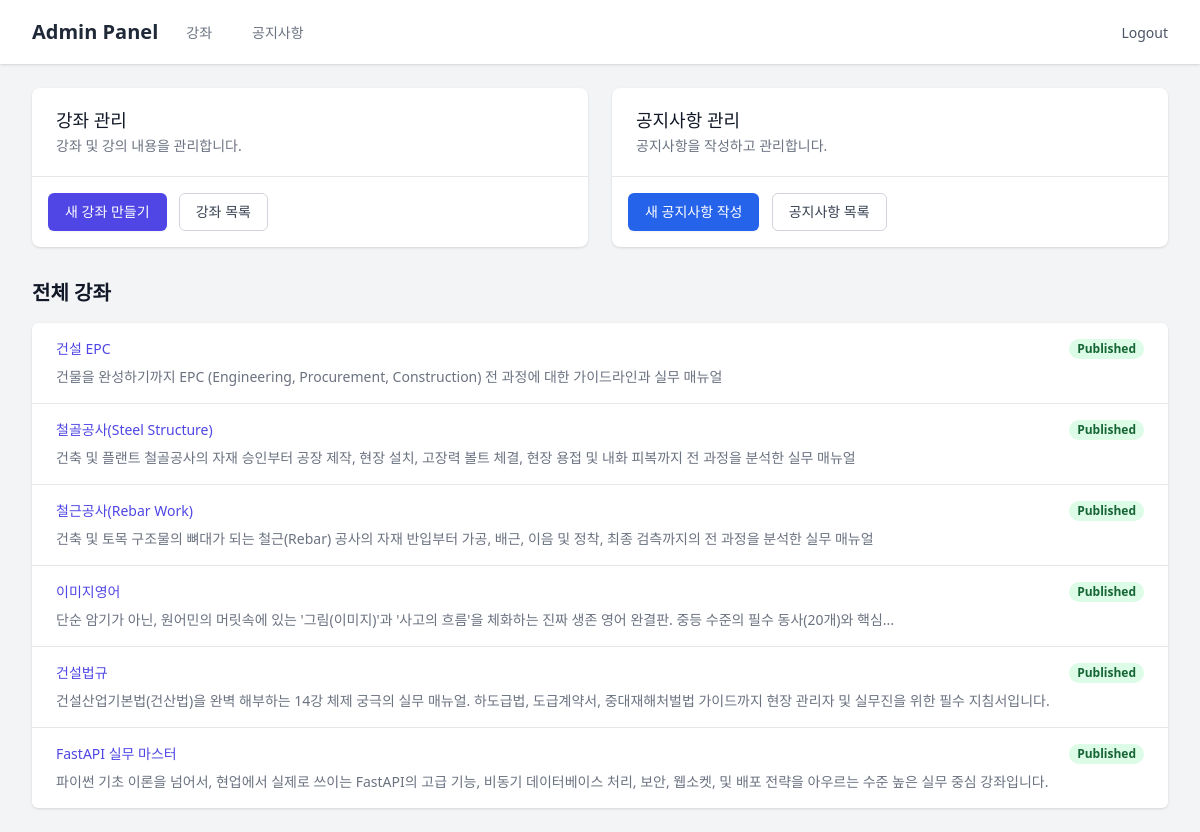
Page /admin/ (signed in) on the earlier database version.
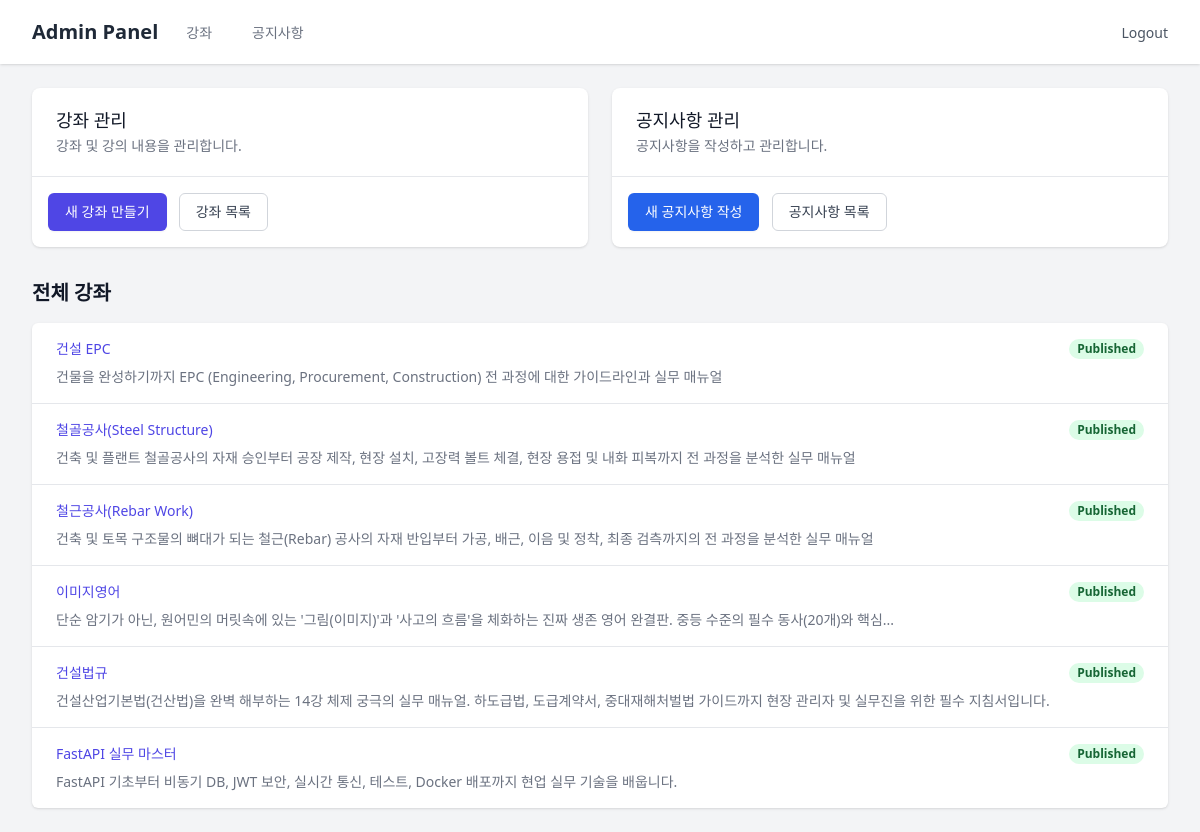
Same page on the later database version.
### models/__init__.py (models this page shows)
class Course(SQLModel, table=True):
    id: Optional[int] = Field(default=None, primary_key=True)
    title: str
    description: Optional[str] = None
    thumbnail_url: Optional[str] = None
    category_id: Optional[int] = Field(default=None, foreign_key="category.id")
    category: Optional[Category] = Relationship(back_populates="courses")
    lessons: List["Lesson"] = Relationship(back_populates="course", cascade_delete=True)

### routers/admin.py (the view)
@router.get("/")
def admin_dashboard(
    request: Request,
    user: User = Depends(get_current_admin_user),
    session: Session = Depends(get_session)
):
    courses = session.exec(select(Course)).all()
    return templates.TemplateResponse(
        request=request, name="admin/dashboard.html", context={"user": user, "courses": courses}
    )

### templates/admin/dashboard.html (shortened to what this page needs)
{% extends "admin/base.html" %}
{% block content %}
<div class="grid grid-cols-1 md:grid-cols-2 gap-6 mb-6">
    <div class="bg-white shadow overflow-hidden sm:rounded-lg">
        <div class="px-4 py-5 sm:px-6">
            <h3 class="text-lg leading-6 font-medium text-gray-900">강좌 관리</h3>
            <p class="mt-1 text-sm text-gray-500">강좌 및 강의 내용을 관리합니다.</p>
        </div>
        <div class="border-t border-gray-200 px-4 py-4">
            <a href="/admin/courses/new"
                class="inline-flex items-center px-4 py-2 border border-transparent text-sm font-medium rounded-md shadow-sm text-white bg-indigo-600 hover:bg-indigo-700">
                새 강좌 만들기
            </a>
            <a href="/admin" class="ml-2 inline-flex items-center px-4 py-2 border border-gray-300 text-sm font-medium rounded-md text-gray-700 bg-white hover:bg-gray-50">
                강좌 목록
            </a>
        </div>
    </div>
    <div class="bg-white shadow overflow-hidden sm:rounded-lg">
        <div class="px-4 py-5 sm:px-6">
            <h3 class="text-lg leading-6 font-medium text-gray-900">공지사항 관리</h3>
            <p class="mt-1 text-sm text-gray-500">공지사항을 작성하고 관리합니다.</p>
        </div>
        <div class="border-t border-gray-200 px-4 py-4">
            <a href="/admin/notices/new"
                class="inline-flex items-center px-4 py-2 border border-transparent text-sm font-medium rounded-md shadow-sm text-white bg-blue-600 hover:bg-blue-700">
                새 공지사항 작성
            </a>
            <a href="/admin/notices" class="ml-2 inline-flex items-center px-4 py-2 border border-gray-300 text-sm font-medium rounded-md text-gray-700 bg-white hover:bg-gray-50">
                공지사항 목록
            </a>
        </div>
    </div>
</div>
<div class="mt-8">
    <h4 class="text-xl font-bold text-gray-900 mb-4">전체 강좌</h4>
    <div class="bg-white shadow overflow-hidden sm:rounded-md">
        <ul role="list" class="divide-y divide-gray-200">
            {% if courses %}
            {% for course in courses %}
            <li>
                <a href="/admin/courses/{{ course.id }}" class="block hover:bg-gray-50">
                    <div class="px-4 py-4 sm:px-6">
                        <div class="flex items-center justify-between">
                            <p class="text-sm font-medium text-indigo-600 truncate">{{ course.title }}</p>
                            <div class="ml-2 flex-shrink-0 flex">
                                <p class="px-2 inline-flex text-xs leading-5 font-semibold rounded-full bg-green-100 text-green-800">
                                    Published
                                </p>
                            </div>
                        </div>
                        <div class="mt-2 sm:flex sm:justify-between">
                            <div class="sm:flex">
                                <p class="flex items-center text-sm text-gray-500">
                                    {{ course.description | truncate(100) }}
                                </p>
                            </div>
                        </div>
                    </div>
                </a>
            </li>
            {% endfor %}
            {% else %}
            <li class="px-4 py-5 sm:px-6 text-center text-gray-500">등록된 강좌가 없습니다.</li>
            {% endif %}
        </ul>
    </div>
</div>
{% endblock %}

Differences in the rows shown:
changed Course "FastAPI 실무 마스터": description "파이썬 기초 이론을 넘어서, 현업에서 실제로 쓰이는 FastAPI의 고급 기능, 비동기 데이터베이스 처리, 보안, 웹소켓, 및 배포 전략을 아우르는 수준 높은 실무 중심 강좌입니다." → "FastAPI 기초부터 비동기 DB, JWT 보안, 실시간 통신, 테스트, Docker 배포까지 현업 실무 기술을 배웁니다."
